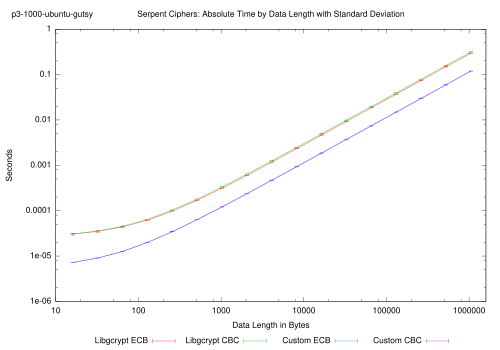

Recreate this plot in gnuplot.
#!/usr/bin/env gnuplot

set terminal pdf solid size 5.0, 3.5
set output 'speedtest.pdf'

set xrange [10:1600000]
set format x "%.0f"
set label "p3-1000-ubuntu-gutsy" at screen 0.0,1.0 offset 2.5,-1.5

### Plot ###

set title "Serpent Ciphers: Absolute Time by Data Length with Standard Deviation"
set xlabel "Data Length in Bytes"
set ylabel "Seconds"
set logscale x
set logscale y
set key below

plot "gcrypt-serpent-ecb.txt" using 1:2:3 title "Libgcrypt ECB" with errorlines pointtype 0, \
     "gcrypt-serpent-cbc.txt" using 1:2:3 title "Libgcrypt CBC" with errorlines pointtype 0, \
     "custom-serpent-ecb.txt" using 1:2:3 title "Custom ECB" with errorlines pointtype 0, \
     "custom-serpent-cbc.txt" using 1:2:3 title "Custom CBC" with errorlines pointtype 0

### Plot ###

set title "Serpent Ciphers: Speed by Data Length"
set xlabel "Data Length in Bytes"
set ylabel "Megabyte / Second"
set logscale x
unset logscale y
set key below

plot "gcrypt-serpent-ecb.txt" using 1:($1 / $2) / 1048576 title "Libgcrypt ECB" with lines, \
     "gcrypt-serpent-cbc.txt" using 1:($1 / $2) / 1048576 title "Libgcrypt CBC" with lines, \
     "custom-serpent-ecb.txt" using 1:($1 / $2) / 1048576 title "Custom ECB" with lines, \
     "custom-serpent-cbc.txt" using 1:($1 / $2) / 1048576 title "Custom CBC" with lines
